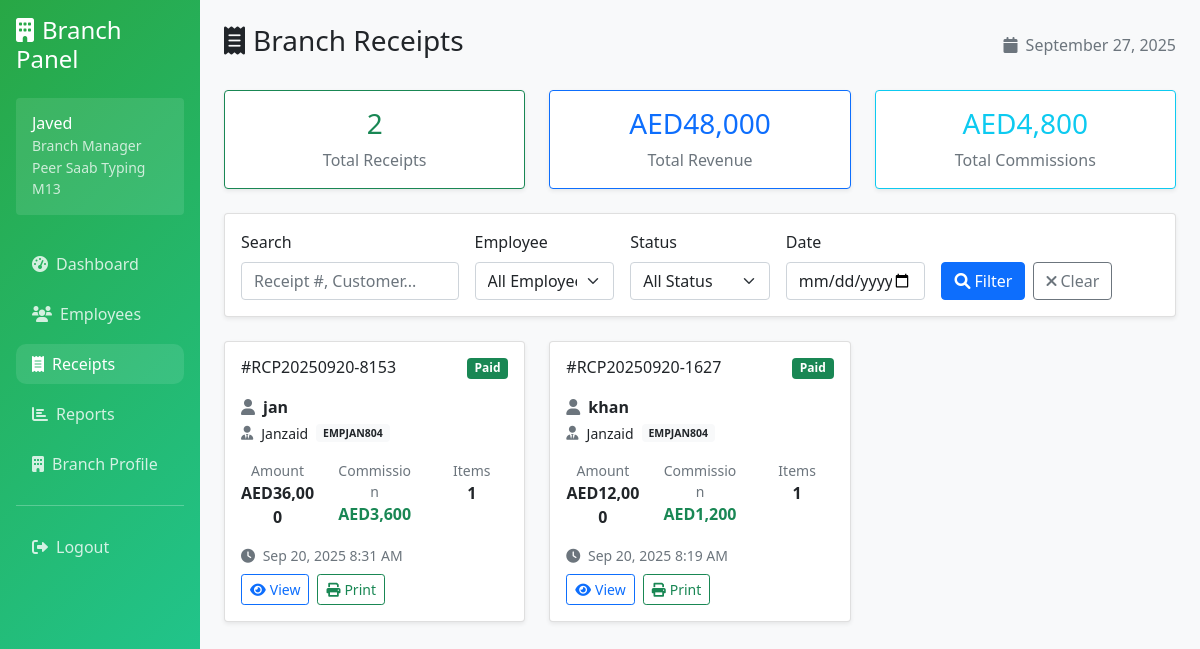
The app's page /branch/receipts.php (signed in), older data.
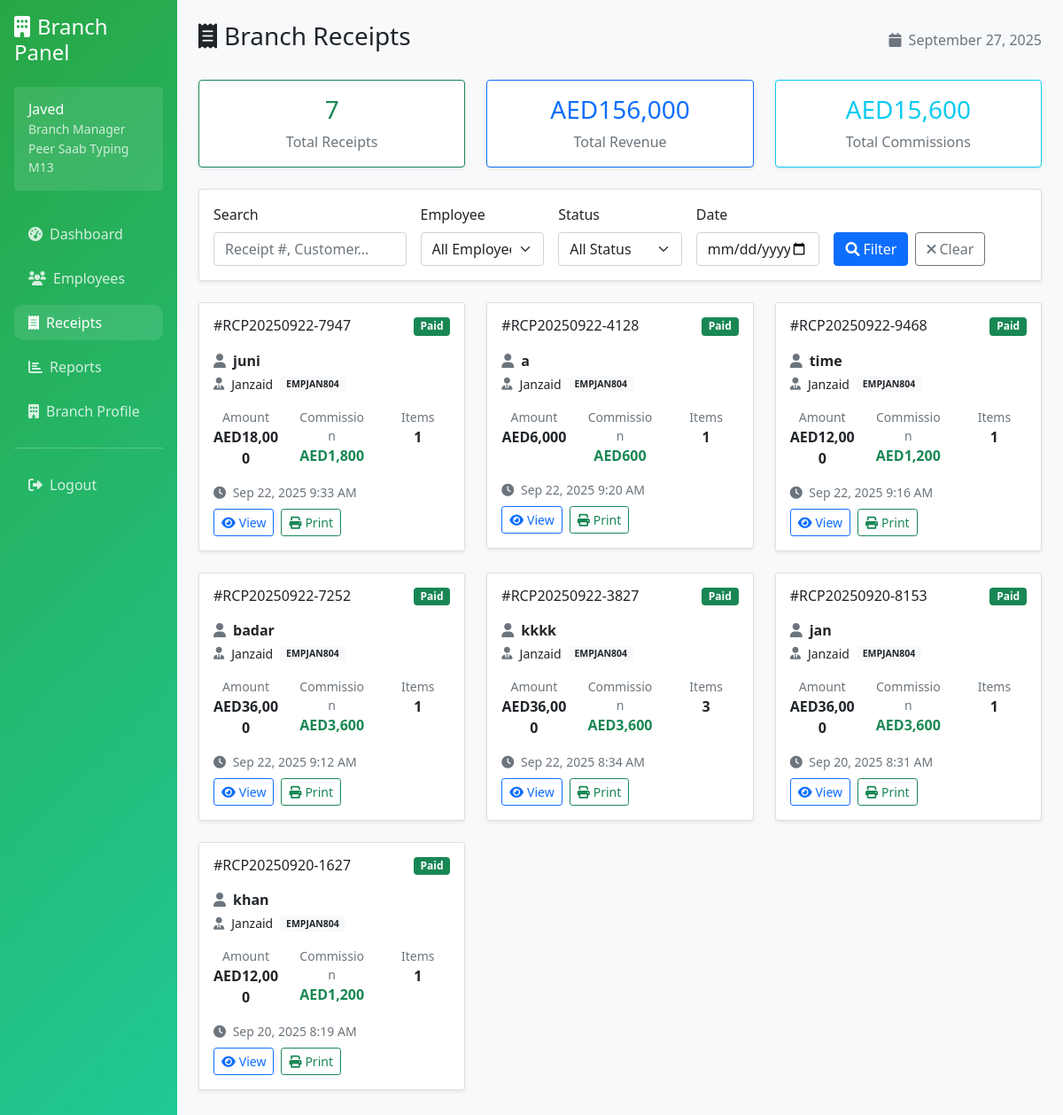
The same page, newer data.
### tables this page shows
CREATE TABLE branches (
            id INTEGER PRIMARY KEY AUTOINCREMENT,
            branch_name VARCHAR(100) NOT NULL,
            branch_code VARCHAR(20) UNIQUE NOT NULL,
            address TEXT,
            phone VARCHAR(20),
            email VARCHAR(100),
            manager_username VARCHAR(50) UNIQUE NOT NULL,
            manager_password VARCHAR(255) NOT NULL,
            manager_full_name VARCHAR(100) NOT NULL,
            status TEXT DEFAULT 'active' CHECK (status IN ('active', 'inactive')),
            created_at DATETIME DEFAULT CURRENT_TIMESTAMP
        );

CREATE TABLE settings (
            id INTEGER PRIMARY KEY AUTOINCREMENT,
            setting_key VARCHAR(100) UNIQUE NOT NULL,
            setting_value TEXT,
            updated_at DATETIME DEFAULT CURRENT_TIMESTAMP
        );

CREATE TABLE receipts (
            id INTEGER PRIMARY KEY AUTOINCREMENT,
            receipt_number VARCHAR(50) UNIQUE NOT NULL,
            branch_id INTEGER NOT NULL,
            employee_id INTEGER NOT NULL,
            customer_name VARCHAR(100) NOT NULL,
            customer_phone VARCHAR(20),
            customer_email VARCHAR(100),
            total_amount DECIMAL(10,2) NOT NULL,
            total_commission DECIMAL(10,2) DEFAULT 0.00,
            payment_status TEXT DEFAULT 'paid' CHECK (payment_status IN ('paid', 'pending', 'cancelled')),
            notes TEXT,
            created_at DATETIME DEFAULT CURRENT_TIMESTAMP,
            FOREIGN KEY (branch_id) REFERENCES branches(id),
            FOREIGN KEY (employee_id) REFERENCES employees(id)
        );

### config/database.php (called while the page is built, shortened)
<?php
class Database {
    private $connection;
    public function __construct() {
        $this->db_path = __DIR__ . '/../data/typing_center.db';
        $dir = dirname($this->db_path);
        $this->connection = new PDO("sqlite:" . $this->db_path);
        $this->connection->setAttribute(PDO::ATTR_ERRMODE, PDO::ERRMODE_EXCEPTION);
        $this->connection->exec("PRAGMA foreign_keys = ON");
        $this->createTables();
    }
    public function getConnection() {
        return $this->connection;
    }
    private function createTables() {
        $this->connection->exec($sql);
        $stmt = $this->connection->prepare("SELECT COUNT(*) FROM admin");
        $stmt->execute();
    }
}
?>

### includes/auth.php (called while the page is built, shortened)
<?php
class Auth {
    public function getUserInfo() {
        return [
            'id' => $_SESSION['user_id'] ?? null,
            'type' => $_SESSION['user_type'] ?? null,
            'username' => $_SESSION['username'] ?? null,
            'full_name' => $_SESSION['full_name'] ?? null,
            'branch_id' => $_SESSION['branch_id'] ?? null,
            'branch_name' => $_SESSION['branch_name'] ?? null
        ];
    }
}
?>

### includes/currency_helper.php (called while the page is built)
<?php
function getCurrencySymbol($currency_code = 'USD') {
    $symbols = [
        'USD' => '$',
        'AED' => 'AED',
        'PKR' => '₨',
        'INR' => '₹',
        'EUR' => '€'
    ];
    return $symbols[$currency_code] ?? '$';
}
function formatCurrency($amount, $currency_code = 'USD') {
    $symbol = getCurrencySymbol($currency_code);
    return $symbol . number_format($amount, 0);
}
function getCurrentCurrency($db) {
    try {
        $stmt = $db->query("SELECT setting_value FROM settings WHERE setting_key = 'currency' LIMIT 1");
        $currency_result = $stmt->fetch(PDO::FETCH_ASSOC);
        return $currency_result ? $currency_result['setting_value'] : 'USD';
    } catch (Exception $e) {
        return 'USD';
    }
}
?>

### branch/receipts.php (the view, shortened to what this page needs)
<?php
require_once '../config/database.php';
require_once '../includes/auth.php';
require_once '../includes/currency_helper.php';
$database = new Database();
$auth = new Auth($database);
$auth->requireRole(['branch']);
$user_info = $auth->getUserInfo();
$db = $database->getConnection();
$stmt = $db->prepare("SELECT * FROM branches WHERE id = ?");
$stmt->execute([$user_info['id']]);
$branch_info = $stmt->fetch(PDO::FETCH_ASSOC);
$currency = getCurrentCurrency($db);
$page = max(1, intval($_GET['page'] ?? 1));
$per_page = 15;
$offset = ($page - 1) * $per_page;
$search = trim($_GET['search'] ?? '');
$date_filter = $_GET['date'] ?? '';
$conditions = ['r.branch_id = ?'];
$params = [$user_info['id']];
$where_clause = implode(' AND ', $conditions);
$stmt = $db->prepare("SELECT r.*, e.full_name as employee_name, e.employee_code,
    (SELECT COUNT(*) FROM receipt_items WHERE receipt_id = r.id) as item_count
    FROM receipts r
    JOIN employees e ON r.employee_id = e.id
    WHERE $where_clause
    ORDER BY r.created_at DESC
    LIMIT ? OFFSET ?");
$stmt->execute([...$params, $per_page, $offset]);
$receipts = $stmt->fetchAll(PDO::FETCH_ASSOC);
$stmt = $db->prepare("SELECT
    COUNT(*) as total_receipts,
    COALESCE(SUM(total_amount), 0) as total_revenue,
    COALESCE(SUM(total_commission), 0) as total_commission
    FROM receipts WHERE branch_id = ?");
$stmt->execute([$user_info['id']]);
$stats = $stmt->fetch(PDO::FETCH_ASSOC);
?>
<!DOCTYPE html>
<html lang="en">
<head>
    <link href="https://cdn.jsdelivr.net/npm/bootstrap@5.1.3/dist/css/bootstrap.min.css" rel="stylesheet">
    <link href="https://cdnjs.cloudflare.com/ajax/libs/font-awesome/6.0.0/css/all.min.css" rel="stylesheet">
</head>
<body>
    <div class="container-fluid">
        <div class="row">
            <div class="col-md-3 col-lg-2 sidebar p-3">
                <h4 class="mb-4"><i class="fas fa-building me-2"></i>Branch Panel</h4>
                <div class="user-info bg-white bg-opacity-10 rounded p-3 mb-4">
                    <div>
                        <h6 class="mb-0"><?= htmlspecialchars($user_info['full_name']) ?></h6>
                        <small class="opacity-75">Branch Manager</small>
                        <div class="small opacity-75"><?= htmlspecialchars($branch_info['branch_name']) ?></div>
                    </div>
                </div>
                <nav class="nav flex-column">
                    <a class="nav-link" href="/branch/dashboard.php">
                        <i class="fas fa-tachometer-alt me-2"></i>Dashboard
                    </a>
                    <a class="nav-link" href="/branch/employees.php">
                        <i class="fas fa-users me-2"></i>Employees
                    </a>
                    <a class="nav-link active" href="/branch/receipts.php">
                        <i class="fas fa-receipt me-2"></i>Receipts
                    </a>
                    <a class="nav-link" href="/branch/reports.php">
                        <i class="fas fa-chart-bar me-2"></i>Reports
                    </a>
                    <a class="nav-link" href="/branch/profile.php">
                        <i class="fas fa-building me-2"></i>Branch Profile
                    </a>
                    <hr class="my-3">
                    <a class="nav-link" href="/logout.php">
                        <i class="fas fa-sign-out-alt me-2"></i>Logout
                    </a>
                </nav>
            </div>
            <div class="col-md-9 col-lg-10 p-4">
                <div class="d-flex justify-content-between align-items-center mb-4">
                    <h1 class="h3"><i class="fas fa-receipt me-2"></i>Branch Receipts</h1>
                    <div class="text-muted">
                        <i class="fas fa-calendar me-2"></i><?= date('F j, Y') ?>
                    </div>
                </div>
                <div class="row mb-4">
                    <div class="col-md-4">
                        <div class="card border-success shadow-sm">
                            <div class="card-body text-center">
                                <h3 class="text-success"><?= $stats['total_receipts'] ?></h3>
                                <p class="mb-0 text-muted">Total Receipts</p>
                            </div>
                        </div>
                    </div>
                    <div class="col-md-4">
                        <div class="card border-primary shadow-sm">
                            <div class="card-body text-center">
                                <h3 class="text-primary"><?= $currency ?><?= number_format($stats['total_revenue'], 0) ?></h3>
                                <p class="mb-0 text-muted">Total Revenue</p>
                            </div>
                        </div>
                    </div>
                    <div class="col-md-4">
                        <div class="card border-info shadow-sm">
                            <div class="card-body text-center">
                                <h3 class="text-info"><?= $currency ?><?= number_format($stats['total_commission'], 0) ?></h3>
                                <p class="mb-0 text-muted">Total Commissions</p>
                            </div>
                        </div>
                    </div>
                </div>
                <div class="card shadow-sm mb-4">
                    <div class="card-body">
                        <form method="GET" class="row g-3">
                            <div class="col-md-3">
                                <label class="form-label">Search</label>
                                <input type="text" class="form-control" name="search" value="<?= htmlspecialchars($search) ?>" placeholder="Receipt #, Customer...">
                            </div>
                            <div class="col-md-2">
                                <label class="form-label">Employee</label>
                                <select class="form-select" name="employee_id">
                                    <option value="">All Employees</option>
                                </select>
                            </div>
                            <div class="col-md-2">
                                <label class="form-label">Status</label>
                                <select class="form-select" name="status">
                                    <option value="">All Status</option>
                                </select>
                            </div>
                            <div class="col-md-2">
                                <label class="form-label">Date</label>
                                <input type="date" class="form-control" name="date" value="<?= htmlspecialchars($date_filter) ?>">
                            </div>
                            <div class="col-md-3 d-flex align-items-end">
                                <button type="submit" class="btn btn-primary me-2">
                                    <i class="fas fa-search me-1"></i>Filter
                                </button>
                                <a href="/branch/receipts.php" class="btn btn-outline-secondary">
                                    <i class="fas fa-times me-1"></i>Clear
                                </a>
                            </div>
                        </form>
                    </div>
                </div>
                <?php if (empty($receipts)): ?>
                    <div class="text-center py-5">
                        <i class="fas fa-receipt fa-5x text-muted mb-4"></i>
                        <h3 class="text-muted">No receipts found</h3>
                        <p class="text-muted">No receipts match your current filters.</p>
                    </div>
                <?php else: ?>
                    <div class="row">
                        <?php foreach ($receipts as $receipt): ?>
                            <div class="col-lg-4 col-md-6 mb-4">
                                <div class="card receipt-card shadow-sm">
                                    <div class="card-body">
                                        <div class="d-flex justify-content-between align-items-start mb-3">
                                            <h6 class="card-title mb-0">
                                                #<?= htmlspecialchars($receipt['receipt_number']) ?>
                                            </h6>
                                            <span class="badge bg-<?=
                                                $receipt['payment_status'] === 'paid' ? 'success' :
                                                ($receipt['payment_status'] === 'pending' ? 'warning' : 'danger')
                                            ?>">
                                                <?= ucfirst($receipt['payment_status']) ?>
                                            </span>
                                        </div>
                                        <div class="mb-3">
                                            <div class="d-flex align-items-center mb-1">
                                                <i class="fas fa-user me-2 text-muted"></i>
                                                <strong><?= htmlspecialchars($receipt['customer_name']) ?></strong>
                                            </div>
                                            <div class="d-flex align-items-center mb-1 small">
                                                <i class="fas fa-user-tie me-2 text-muted"></i>
                                                <?= htmlspecialchars($receipt['employee_name']) ?>
                                                <span class="badge bg-light text-dark ms-2"><?= htmlspecialchars($receipt['employee_code']) ?></span>
                                            </div>
                                        </div>
                                        <div class="row text-center mb-3">
                                            <div class="col-4">
                                                <div class="small text-muted">Amount</div>
                                                <strong><?= formatCurrency($receipt['total_amount'], $currency) ?></strong>
                                            </div>
                                            <div class="col-4">
                                                <div class="small text-muted">Commission</div>
                                                <strong class="text-success"><?= formatCurrency($receipt['total_commission'], $currency) ?></strong>
                                            </div>
                                            <div class="col-4">
                                                <div class="small text-muted">Items</div>
                                                <strong><?= $receipt['item_count'] ?></strong>
                                            </div>
                                        </div>
                                        <div class="text-muted small mb-2">
                                            <i class="fas fa-clock me-1"></i>
                                            <?= date('M j, Y g:i A', strtotime($receipt['created_at'])) ?>
                                        </div>
                                        <div class="d-flex gap-2">
                                            <a href="/receipt_print.php?id=<?= $receipt['id'] ?>" class="btn btn-sm btn-outline-primary" target="_blank">
                                                <i class="fas fa-eye me-1"></i>View
                                            </a>
                                            <a href="/receipt_print.php?id=<?= $receipt['id'] ?>&print=1" class="btn btn-sm btn-outline-success" target="_blank">
                                                <i class="fas fa-print me-1"></i>Print
                                            </a>
                                        </div>
                                    </div>
                                </div>
                            </div>
                        <?php endforeach; ?>
                    </div>
                <?php endif; ?>
            </div>
        </div>
    </div>
</body>
</html>

### branch/receipts.php (style rules this page uses)
body { background-color: #f8f9fa; }
.sidebar { background: linear-gradient(135deg, #28a745 0%, #20c997 100%); min-height: 100vh; color: white; }
.sidebar .nav-link { color: rgba(255, 255, 255, 0.8); border-radius: 10px; margin: 5px 0; transition: all 0.3s; }
.sidebar .nav-link:hover, .sidebar .nav-link.active { color: white; background-color: rgba(255, 255, 255, 0.1); }
.receipt-card { transition: all 0.3s; cursor: pointer; }

Row changes from the older to the newer data that the page shows:
added receipts: receipt_number "RCP20250922-7947", payment_status "Paid", customer_name "juni", employee_name "Janzaid", employee_code "EMPJAN804", total_amount.setting_value "AED18,000", total_commission.setting_value "AED1,800", item_count "1", created_at "Sep 22, 2025 9:33 AM"
added receipts: receipt_number "RCP20250922-4128", payment_status "Paid", customer_name "a", employee_name "Janzaid", employee_code "EMPJAN804", total_amount.setting_value "AED6,000", total_commission.setting_value "AED600", item_count "1", created_at "Sep 22, 2025 9:20 AM"
added receipts: receipt_number "RCP20250922-9468", payment_status "Paid", customer_name "time", employee_name "Janzaid", employee_code "EMPJAN804", total_amount.setting_value "AED12,000", total_commission.setting_value "AED1,200", item_count "1", created_at "Sep 22, 2025 9:16 AM"
added receipts: receipt_number "RCP20250922-7252", payment_status "Paid", customer_name "badar", employee_name "Janzaid", employee_code "EMPJAN804", total_amount.setting_value "AED36,000", total_commission.setting_value "AED3,600", item_count "1", created_at "Sep 22, 2025 9:12 AM"
added receipts: receipt_number "RCP20250922-3827", payment_status "Paid", customer_name "kkkk", employee_name "Janzaid", employee_code "EMPJAN804", total_amount.setting_value "AED36,000", total_commission.setting_value "AED3,600", item_count "3", created_at "Sep 22, 2025 8:34 AM"
Text that changed along with them:
$stats['total_receipts']: "2" → "7"
$stats['total_revenue']: "48,000" → "156,000"
$stats['total_commission']: "4,800" → "15,600"
